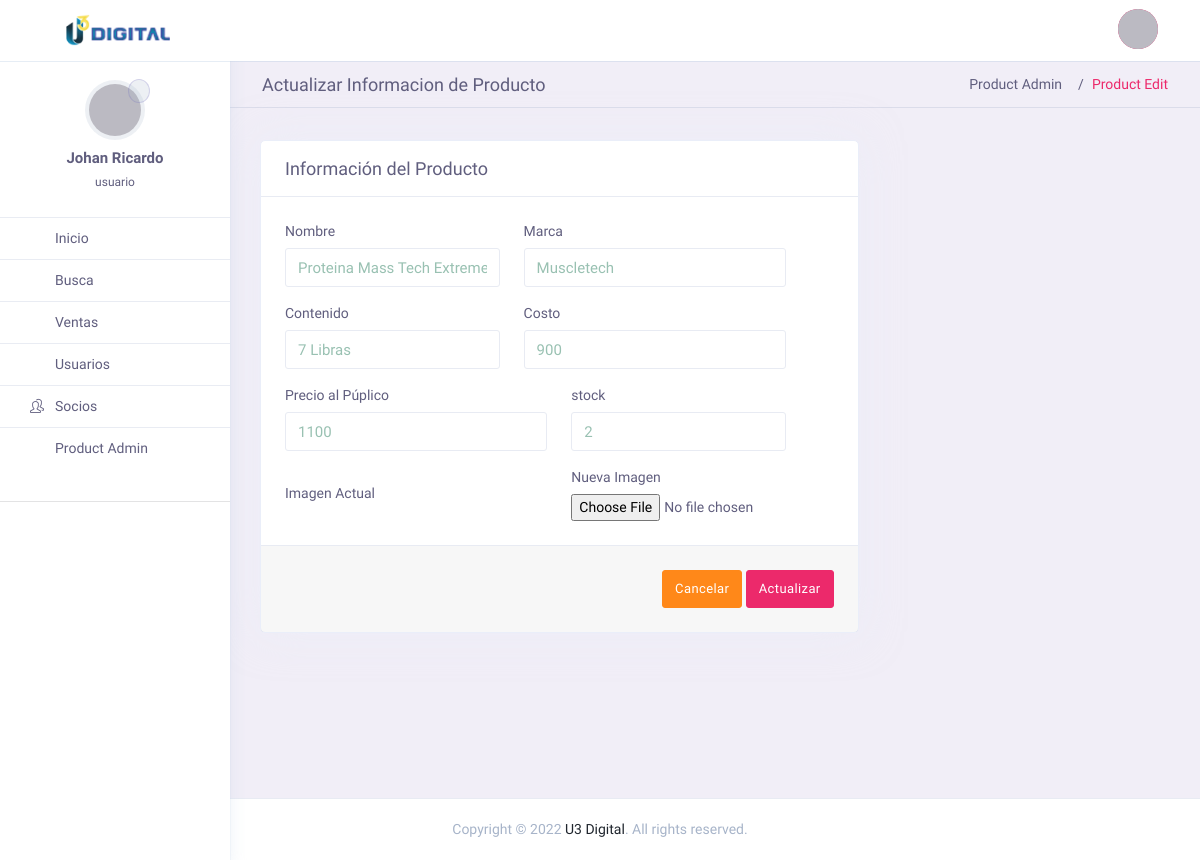
The page /admin/index.php?page=productEdit&idEditar=5 (signed in) on the database as committed earlier.
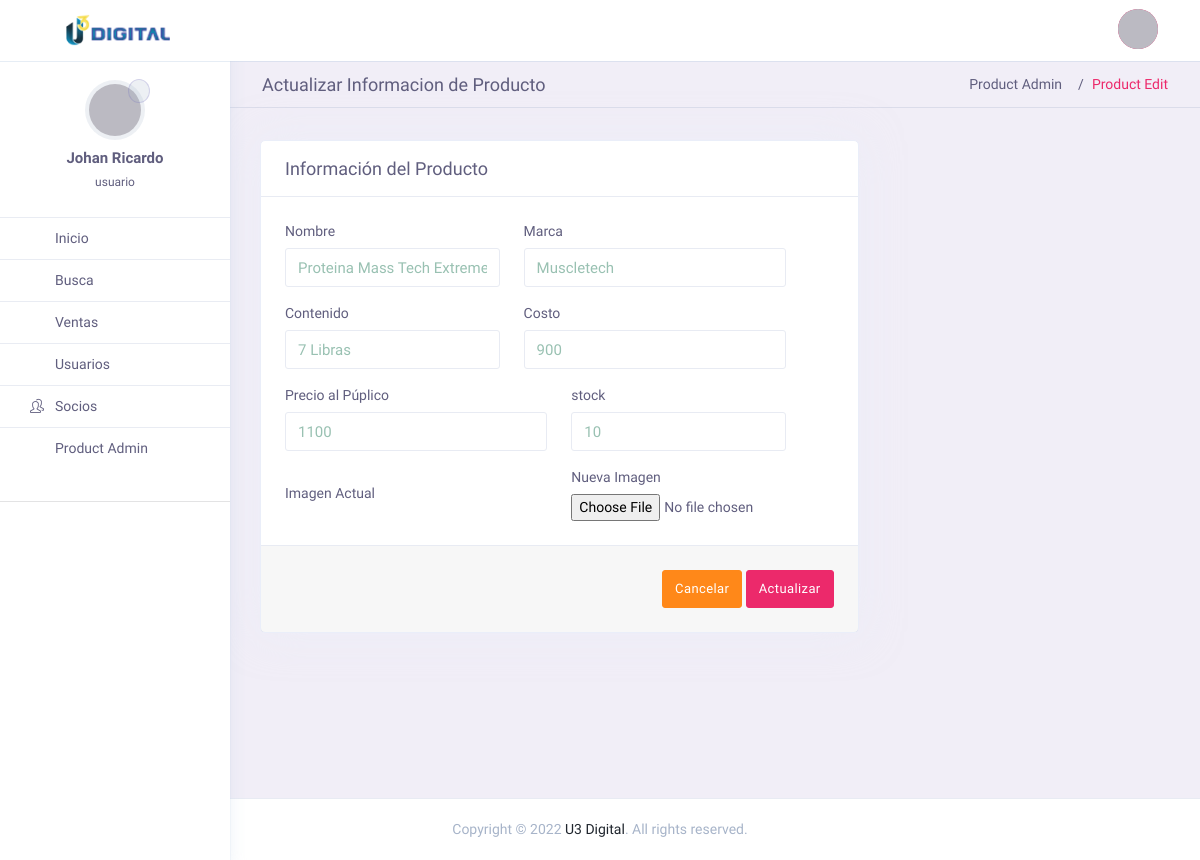
The same page on the database as committed later.
### tables this page shows
CREATE TABLE `productos` (
  `idProducto` int NOT NULL,
  `nombre` varchar(50) NOT NULL,
  `marca` varchar(50) DEFAULT NULL,
  `contenido` varchar(50) DEFAULT NULL,
  `costo` double NOT NULL,
  `precioPublico` double NOT NULL DEFAULT '0',
  `stock` int NOT NULL DEFAULT '0',
  `imagen` varchar(100) DEFAULT NULL
);

### admin/controller/themeController.php (called while the page is built)
<?php
class themeController {
    public function theme(){
        include "views/theme.php";
    }
}
?>

### admin/index.php (called while the page is built, shortened)
<?php
require_once "controller/themeController.php";
require_once "models/mdlProductos.php";
$theme = new themeController();
$theme -> theme();

### admin/models/conexion.php (called while the page is built)
<?php
class Conexion{
	public static function conectar(){
		$bd = "gym";
		$servername = "localhost";
		$username = "root";
		$password = "12345678";
		try {
		    $conn = new PDO("mysql:host=$servername;dbname=$bd", $username, $password);
		    $conn->setAttribute(PDO::ATTR_ERRMODE, PDO::ERRMODE_EXCEPTION);
		    }
		catch(PDOException $e)
		    {
		    echo '<script>alert("Connection failed: '.$e->getMessage().'");</script>';
		    }
		return $conn;
	}
}

### admin/models/mdlProductos.php (called while the page is built, shortened)
<?php
require_once "conexion.php";
class mdlProductos {
	public static function mdlBusca($usuario, $tabla){
		$stmt = Conexion::conectar()->prepare("SELECT * FROM $tabla WHERE idProducto = :id");
		$stmt->bindParam(":id", $usuario, PDO::PARAM_INT);
		$stmt -> execute();
		return $stmt -> fetch();
	}
}
?>

### admin/views/productEdit.php (the view, shortened to what this page needs)
<?php
    $producto = $_GET["idEditar"];
    $busca = mdlProductos::mdlBusca($producto, "productos");
?>
<div class="page-header">
    <h4 class="page-title">Actualizar Informacion de Producto</h4>
    <ol class="breadcrumb">
        <li class="breadcrumb-item"><a href="index.php?page=userList">Product Admin</a></li>
        <li class="breadcrumb-item active" aria-current="page">Product Edit</li>
    </ol>
</div>
<div class="row ">
    <div class="col-lg-8">
        <form class="card" method="POST">
            <div class="card-header">
                <h3 class="card-title">Información del Producto</h3>
            </div>
            <div class="card-body">
                <div class="row">
                <div class="col-sm-5 col-md-5">
                    <div class="form-group">
                        <label class="form-label">Nombre</label>
                        <input type="text" class="form-control" name="nombre" placeholder="Nombre del Producto" value="<?php echo $busca['nombre']; ?>">
                    </div>
                </div>
                <div class="col-sm-6 col-md-6">
                    <div class="form-group">
                        <label class="form-label">Marca</label>
                        <input type="text" class="form-control" name="marca" placeholder="Marca" value="<?php echo $busca['marca']; ?>">
                    </div>
                </div>
                <div class="col-sm-6 col-md-5">
                    <div class="form-group">
                        <label class="form-label">Contenido</label>
                        <input type="text" class="form-control" name="contenido" placeholder="Contenido" value="<?php echo $busca['contenido']; ?>">
                    </div>
                </div>
                <div class="col-sm-6 col-md-6">
                    <div class="form-group">
                        <label class="form-label">Costo</label>
                        <input type="number" class="form-control" name="costo" placeholder="Sin signos  $ , ' " value="<?php echo $busca['costo']; ?>">
                    </div>
                </div>
                <div class="col-sm-6 col-md-6">
                    <div class="form-group">
                        <label class="form-label">Precio al Púplico</label>
                        <input type="number" class="form-control" name="precioPublico" placeholder="Sin signos  $ , ' " value="<?php echo $busca['precioPublico']; ?>">
                    </div>
                </div>
                <div class="col-md-5">
                    <div class="form-group">
                        <label class="form-label">stock</label>
                        <input class="form-control" type="number" name="stock" value="<?php echo $busca['stock']; ?>">
                    </div>
                </div>
                <div class="col-lg-6 col-sm-12"><p></p>
                    <label class="form-label">Imagen Actual</label>
                </div>
                <div class="col-lg-6 col-sm-12">
                    <label class="form-label">Nueva Imagen</label>
                    <input type="file" class="dropify" name="imagen" data-height="180" value="<?php echo $busca['imagen']; ?>" />
                </div>
                </div>
            </div>
            <div class="card-footer text-right">
                <a href="index.php?page=userList"><button name="btnCancel" class="btn btn-warning">Cancelar</button></a>
                <button type="submit" name="btnActualiza" id="login" class="btn btn-primary">Actualizar</button>
            </div>
        </form>
    </div>
</div>

### admin/views/theme.php (shortened to what this page needs)
<?php
if (isset($_GET["page"])){
	$pagina = $_GET["page"];
}
else{
	$pagina = "";
}
?>
<!doctype html>
<html lang="en" dir="ltr">
	<head>
		<link rel="stylesheet" href="assets/fonts/fonts/font-awesome.min.css">
		<link href="assets/plugins/bootstrap-4.3.1-dist/css/bootstrap.min.css" rel="stylesheet" />
		<link href="assets/css/sidemenu.css" rel="stylesheet" />
		<link href="assets/css/style.css" rel="stylesheet" />
		<link href="assets/css/admin-custom.css" rel="stylesheet" />
		<link href="assets/plugins/select2/select2.min.css" rel="stylesheet" />
		<link href="assets/plugins/pscrollbar/pscrollbar.css" rel="stylesheet" />
        <link href="assets/plugins/fileuploads/css/dropify.css" rel="stylesheet" type="text/css" />
		<link href="assets/css/icons.css" rel="stylesheet"/>
		<link href="assets/plugins/datatable/dataTables.bootstrap4.min.css" rel="stylesheet" />
		<link href="assets/plugins/datatable/jquery.dataTables.min.css" rel="stylesheet" />
	</head>
	<body class="app sidebar-mini">
		<div class="page">
			<div class="page-main  h-100">
				<div class="app-header1 header py-1 d-flex">
					<div class="container-fluid">
						<div class="d-flex">
							<a class="header-brand" href="index.php?page=inicio">
								<img src="assets/images/brand/logo.png" class="header-brand-img" alt="Business logo">
							</a>
							<a aria-label="Hide Sidebar" class="app-sidebar__toggle" data-toggle="sidebar" href="#"></a>
							<div class="d-flex order-lg-2 ml-auto">
								<div class="dropdown d-none d-md-flex" >
									<a  class="nav-link icon full-screen-link">
										<i class="fe fe-maximize-2"  id="fullscreen-button"></i>
									</a>
								</div>
								<div class="dropdown ">
									<a href="#" class="nav-link pr-0 leading-none user-img" data-toggle="dropdown">
										<img src="assets/images/faces/1.jpg" alt="profile-img" class="avatar avatar-md brround">
									</a>
								</div>
							</div>
						</div>
					</div>
				</div>
				<?php include "menu.php"; ?>
				<div class="app-content  my-3 my-md-5">
					<div class="side-app">
						<?php
								if($pagina=="inicio" ||
										$pagina == "search" ||
										$pagina == "asistencia" ||
										$pagina == "mensualidad" ||
										$pagina == "venta" ||
										$pagina == "ventaList" ||
										$pagina == "userEdit" ||
										$pagina == "userList" ||
										$pagina == "userAdd" ||
										$pagina == "userDel" ||
										$pagina == "socioAdd" ||
										$pagina == "socioDel" ||
										$pagina == "socioEdit" ||
										$pagina == "socioList" ||
										$pagina == "productAdd" ||
										$pagina == "productDel" ||
										$pagina == "productEdit" ||
										$pagina == "productList" ||
										$pagina == "precioAdd" ||
										$pagina == "precioDel" ||
										$pagina == "precioEdit" ||
										$pagina == "precioList" ||
										$pagina == "logOut" ){
												include "views/".$pagina.".php";
								}
						?>
					</div>
				</div>
			</div>
			<footer class="footer">
				<div class="container">
					<div class="row align-items-center flex-row-reverse">
						<div class="col-md-12 col-sm-12 mt-3 mt-lg-0 text-center">
							Copyright © <?php echo date('Y'); ?> <a href="https://u3digital.com.mx">U3 Digital</a>. All rights reserved.
						</div>
					</div>
				</div>
			</footer>
		</div>
	</body>
</html>

### admin/views/menu.php (shortened to what this page needs)
<aside class="app-sidebar doc-sidebar">
	<div class="app-sidebar__user clearfix">
		<div class="dropdown user-pro-body">
			<div>
				<img src="assets/images/faces/1.jpg" alt="user-img" class="avatar avatar-lg brround">
				<a href="index.php?page=userEdit&idEditar=<?php echo $_SESSION["id"]?>" class="profile-img">
					<span class="fa fa-pencil" aria-hidden="true"></span>
				</a>
			</div>
			<div class="user-info">
				<h2><?php echo $_SESSION["nombre"]; ?></h2>
				<span><?php echo $_SESSION["permisos"]; ?></span>
			</div>
		</div>
	</div>
	<ul class="side-menu">
		<li class="slide <?php if ($pagina == 'inicio') echo 'is-expanded'; ?>">
			<a class="side-menu__item <?php if ($pagina == 'inicio') echo 'active'; ?>" href="index.php?page=inicio"><i class="side-menu__icon fa fa-home"></i><span class="side-menu__label">Inicio</span></a>
		</li>
		<li class="slide <?php if ($pagina == 'search') echo 'is-expanded'; ?>">
			<a class="side-menu__item <?php if ($pagina == 'search') echo 'active'; ?>" href="index.php?page=search"><i class="side-menu__icon fa fa-search"></i><span class="side-menu__label">Busca</span></a>
		</li>
		<li class="slide <?php if ($pagina == 'ventaList' || $pagina == 'venta' ) echo 'is-expanded'; ?>">
			<a class="side-menu__item <?php if ($pagina == 'userAdd' || $pagina == 'userList' ) echo 'active'; ?>" data-toggle="slide" href="#"><i class="side-menu__icon fa fa-user"></i><span class="side-menu__label">Ventas</span><i class="angle fa fa-angle-right"></i></a>
		</li>
		<li class="slide <?php if ($pagina == 'userAdd' || $pagina == 'userList' ) echo 'is-expanded'; ?>">
			<a class="side-menu__item <?php if ($pagina == 'userAdd' || $pagina == 'userList' ) echo 'active'; ?>" data-toggle="slide" href="#"><i class="side-menu__icon fa fa-user"></i><span class="side-menu__label">Usuarios</span><i class="angle fa fa-angle-right"></i></a>
		</li>
		<li class="slide <?php if ($pagina == 'socioAdd' || $pagina == 'socioList' ) echo 'is-expanded'; ?>">
			<a class="side-menu__item <?php if ($pagina == 'socioAdd' || $pagina == 'socioList' ) echo 'active'; ?>" data-toggle="slide" href="#"><i class="side-menu__icon icon icon-people"></i><span class="side-menu__label">Socios</span><i class="angle fa fa-angle-right"></i></a>
		</li>
		<li class="slide <?php if ($pagina == 'productAdd' || $pagina == 'productList' ) echo 'is-expanded'; ?>">
			<a class="side-menu__item <?php if ($pagina == 'productAdd' || $pagina == 'productList' ) echo 'active'; ?>" data-toggle="slide" href="#"><i class="side-menu__icon fa fa-cubes"></i><span class="side-menu__label">Product Admin</span><i class="angle fa fa-angle-right"></i></a>
		</li>
                    <hr>
	</ul>
</aside>

### admin/assets/css/sidemenu.css (style rules this page uses)
.app-content { min-height: calc(100vh - 50px); margin-top: 50px; margin-bottom: 0 !important; -webkit-transition: margin-left 0.3s ease; -o-transition: margin-left 0.3s ease; transition: margin-left 0.3s ease; }
.app-content .side-app { padding: 38px 30px 0 30px; }
.footer .container { width: 100%; padding-right: 0.75rem; padding-left: 0.75rem; margin-right: auto; margin-left: auto; }
@media (min-width: 768px) { .app-content { margin-left: 230px; } }
.app-header1 { position: fixed; left: 0; right: 0; top: 0; width: 100%; display: -webkit-box; display: -ms-flexbox; display: flex; background-color: #fff; z-index: 1030; padding-right: 15px; padding: 10px 0; }
@media (min-width: 768px) { .app-header1 { padding-right: 30px; } }
.app-sidebar__toggle { padding: 0 15px; font-family: fontAwesome; color: #676b7b; margin-top: 3px; line-height: 2.4; -webkit-transition: background-color 0.3s ease; -o-transition: background-color 0.3s ease; transition: background-color 0.3s ease; }
.app-sidebar__toggle:before { content: "\f0c9"; font-size: 21px; }
.app-sidebar { position: fixed; top: 0; bottom: 0; left: 0; padding-top: 60px; width: 230px; overflow: auto; background: #fff; z-index: 10; box-shadow: 0 0 0 1px rgba(181, 201, 227, 0.12), 0 8px 16px 0 rgba(181, 201, 227, 0.24); color: #605e7e; }
.app-sidebar__user { padding: 20px 10px; color: #e0e0e0; position: relative; }
.app-sidebar__user .user-pro-body img { background: rgba(167, 180, 201, 0.2); z-index: 1000; position: inherit; padding: 4px; width: 60px; height: 60px; }
.user-info { color: #605e7e; text-align: center; }
.user-info h2 { font-size: 15px; margin: 0; font-weight: 600; margin-top: 10px; }
.clearfix::after { display: block; clear: both; content: ""; }
.user-info span { font-size: 12px; line-height: 30px; }
.profile-img { position: absolute; top: -1px; right: 70px; display: block; border: 1px solid rgba(101, 84, 187, 0.2); border-radius: 50%; font-size: 10px; line-height: 22px; width: 22px; text-align: center; height: 24px; color: #605e7e; background: rgba(167, 180, 201, 0.2); }
.app-sidebar__user .user-pro-body { display: block; }
.app-sidebar__user .user-pro-body img { margin-bottom: 0 !important; display: block; margin: 0 auto 10px; }
.side-menu { margin-bottom: 0; padding-bottom: 40px; }
.side-menu__item { position: relative; display: -webkit-box; display: -ms-flexbox; display: flex; -webkit-box-align: center; -ms-flex-align: center; align-items: center; padding: 10px 35px 10px 30px; font-size: 14px; -webkit-transition: border-left-color 0.3s ease, background-color 0.3s ease; -o-transition: border-left-color 0.3s ease, background-color 0.3s ease; transition: border-left-color 0.3s ease, background-color 0.3s ease; }
.side-menu__icon { -webkit-box-flex: 0; -ms-flex: 0 0 auto; flex: 0 0 auto; width: 25px; }
.side-menu__label { white-space: nowrap; -webkit-box-flex: 1; -ms-flex: 1 1 auto; flex: 1 1 auto; }
.side-menu li a { border-top: 1px solid #e9ecf3; }
.app-sidebar ul li a { color: #605e7e; font-weight: 400; }
.angle { -webkit-transform-origin: center; -ms-transform-origin: center; transform-origin: center; -webkit-transition: -webkit-transform 0.3s ease; transition: -webkit-transform 0.3s ease; -o-transition: transform 0.3s ease; transition: transform 0.3s ease; transition: transform 0.3s ease, -webkit-transform 0.3s ease; }

### admin/assets/css/admin-custom.css (style rules this page uses)
.header { padding-top: .75rem; padding-bottom: .75rem; background: linear-gradient(120deg, #0f75ff 60%, #9d37f6 100%); width: 100%; z-index: 100; box-shadow: rgba(181, 201, 227, 0.12) 0 0 0 1px, rgba(181, 201, 227, 0.24) 0 1px 0 0; background: #fff; }
.nav-link.icon i { color: #504e70; }
.app-content .page-header { margin: 0 -30px; padding: .75rem 2rem; margin-bottom: 2rem; border-bottom: 1px solid rgba(167, 180, 201, 0.3); background: 0 0; min-height: 0; }
.app-content .page-header .page-title { line-height: 0; }
.header-brand-img { width: 120px; height: auto; vertical-align: middle; margin-top: 5px; }
@media (min-width: 992px) { *::-ms-backdrop, .avatar.avatar-md { height: 2.5rem; } }
@media (min-width: 992px) { *::-ms-backdrop, .avatar.avatar-lg { height: 3rem; } }

Rows that differ between the two databases and show on the page:
changed productos "Muscletech": stock "2" → "10"
